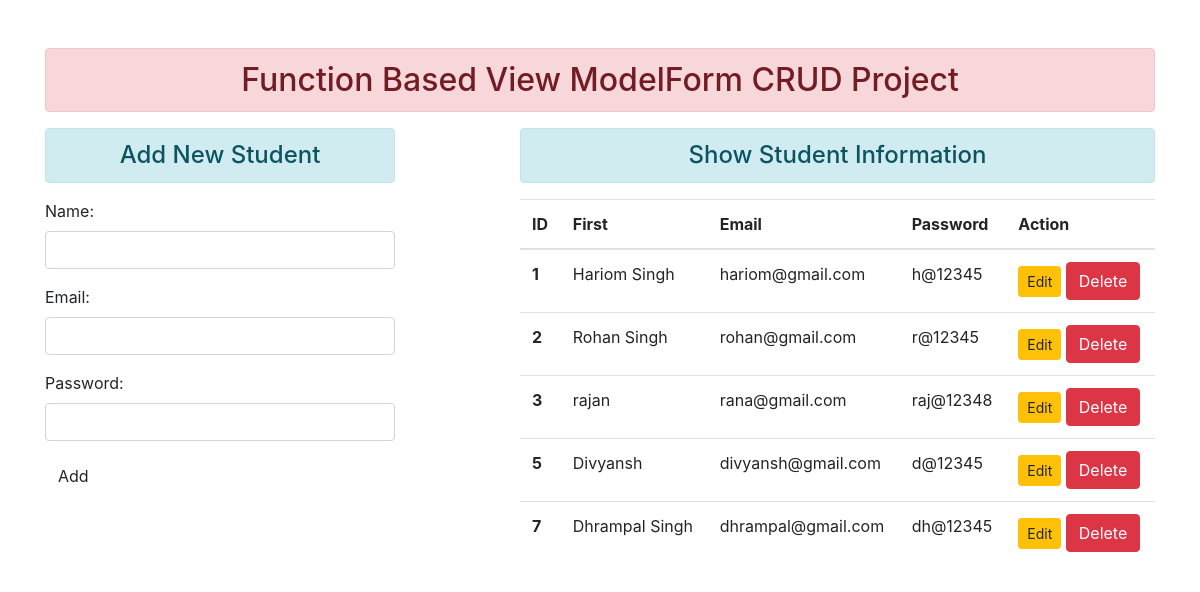
The page / on the database its author committed.
### crud/models.py (models this page shows)
class User(models.Model):
    name = models.CharField(max_length=70)
    email = models.EmailField(max_length=100)
    password= models.CharField(max_length=100)

### crud/views.py (the view)
# urls.py: path('', views.add_show, name="addandshow"),
def add_show(request):
    if request.method == 'POST':
        fm = StudentRegestration(request.POST)
        if fm.is_valid():
            nm = fm.cleaned_data['name']
            em = fm.cleaned_data['email']
            pw = fm.cleaned_data['password']
            reg = User(name = nm, email = em, password = pw)
            reg.save()
            fm = StudentRegestration()
    else:
        fm = StudentRegestration()
    stud = User.objects.all()
    return render(request, 'addandshow.html', {'form':fm, 'stu':stud})

### crud/forms.py
class StudentRegestration(forms.ModelForm):
    class Meta:
        model = User
        fields = ['name','email', 'password']
        widgets = {
            'name' : forms.TextInput(attrs = {'class' : 'form-control'}),
            'email' : forms.EmailInput(attrs = {'class' : 'form-control'}),
            'password' : forms.PasswordInput(render_value = True, attrs = {'class' : 'form-control'}),
        }

### crud/templates/addandshow.html (shortened to what this page needs)
{% extends 'base.html' %}
{% block content %}
<div class="row">
    <div class="col-sm-4">
        <h4 class = 'text-center alert alert-info'>Add New Student</h4>
        <form action="" method="POST">
        {{form.as_p}}
        <input type="submit" class = "btn btn-status" value="Add">
        </form>
    </div>
    <div class="col-sm-7 offset-1">
        <h4 class="text-center alert alert-info">Show Student Information</h4>
        {% if stu %}
        <table class="table table-hover">
            <thead>
              <tr>
                <th scope="col">ID</th>
                <th scope="col">First</th>
                <th scope="col">Email</th>
                <th scope="col">Password</th>
                <th scope="col">Action</th>
              </tr>
            </thead>
            <tbody>
                {% for st in stu %}
              <tr>
                <th scope="row">{{st.id}}</th>
                <td>{{st.name}}</td>
                <td>{{st.email}}</td>
                <td>{{st.password}}</td>
                <td>
                    <a href="{% url 'updatedata' st.id %}" class="btn btn-warning btn-sm">Edit</a>
                    <form action="{% url 'deletedata' st.id %}" method="POST" class="d-inline">
                        <input type="submit" class="btn btn-danger" value="Delete">
                    </form>
                </td>
              </tr>
              {% endfor %}
            </tbody>
          </table>
        {% else %}
        <h4 class="text-center alert alert-warning">No Records</h4>
        {% endif %}
    </div>
</div>
{% endblock content %}

### crud/templates/base.html (shortened to what this page needs)
<!DOCTYPE html>
{% load static %}
<html lang="en">
<head>
    <link rel="stylesheet" href="{% static 'css/bootstrap.css' %}">
</head>
<body>
    <div class="container mt-5">
        <h2 class = "text-center alert alert-danger">Function Based View ModelForm CRUD Project</h2>
        {% block content %}
        {% endblock content %}
    </div>
</body>
</html>

### rows shown on the page
User: id "1", name "Hariom Singh", email "hariom@gmail.com", password "h@12345"
User: id "2", name "Rohan Singh", email "rohan@gmail.com", password "r@12345"
User: id "3", name "rajan", email "rana@gmail.com", password "raj@12348"
User: id "5", name "Divyansh", email "divyansh@gmail.com", password "d@12345"
User: id "7", name "Dhrampal Singh", email "dhrampal@gmail.com", password "dh@12345"
